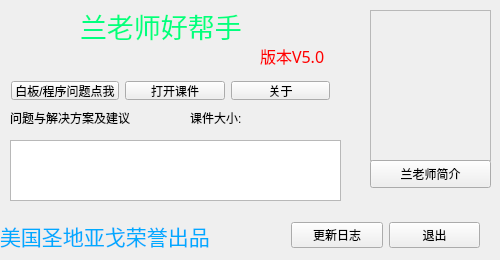
<?xml version="1.0" encoding="UTF-8"?>
<ui version="4.0">
 <class>MainWindow</class>
 <widget class="QMainWindow" name="MainWindow">
  <property name="geometry">
   <rect>
    <x>0</x>
    <y>0</y>
    <width>500</width>
    <height>260</height>
   </rect>
  </property>
  <property name="windowTitle">
   <string>兰老师好帮手</string>
  </property>
  <property name="windowIcon">
   <iconset resource="pic.qrc">
    <normaloff>:/new/prefix1/001.ico</normaloff>:/new/prefix1/001.ico</iconset>
  </property>
  <widget class="QWidget" name="centralWidget">
   <widget class="QLabel" name="label">
    <property name="geometry">
     <rect>
      <x>0</x>
      <y>210</y>
      <width>281</width>
      <height>51</height>
     </rect>
    </property>
    <property name="palette">
     <palette>
      <active>
       <colorrole role="WindowText">
        <brush brushstyle="SolidPattern">
         <color alpha="255">
          <red>0</red>
          <green>170</green>
          <blue>255</blue>
         </color>
        </brush>
       </colorrole>
       <colorrole role="Text">
        <brush brushstyle="SolidPattern">
         <color alpha="255">
          <red>0</red>
          <green>0</green>
          <blue>0</blue>
         </color>
        </brush>
       </colorrole>
       <colorrole role="PlaceholderText">
        <brush brushstyle="SolidPattern">
         <color alpha="128">
          <red>0</red>
          <green>0</green>
          <blue>0</blue>
         </color>
        </brush>
       </colorrole>
      </active>
      <inactive>
       <colorrole role="WindowText">
        <brush brushstyle="SolidPattern">
         <color alpha="255">
          <red>0</red>
          <green>170</green>
          <blue>255</blue>
         </color>
        </brush>
       </colorrole>
       <colorrole role="Text">
        <brush brushstyle="SolidPattern">
         <color alpha="255">
          <red>0</red>
          <green>0</green>
          <blue>0</blue>
         </color>
        </brush>
       </colorrole>
       <colorrole role="PlaceholderText">
        <brush brushstyle="SolidPattern">
         <color alpha="128">
          <red>0</red>
          <green>0</green>
          <blue>0</blue>
         </color>
        </brush>
       </colorrole>
      </inactive>
      <disabled>
       <colorrole role="WindowText">
        <brush brushstyle="SolidPattern">
         <color alpha="255">
          <red>120</red>
          <green>120</green>
          <blue>120</blue>
         </color>
        </brush>
       </colorrole>
       <colorrole role="Text">
        <brush brushstyle="SolidPattern">
         <color alpha="255">
          <red>120</red>
          <green>120</green>
          <blue>120</blue>
         </color>
        </brush>
       </colorrole>
       <colorrole role="PlaceholderText">
        <brush brushstyle="SolidPattern">
         <color alpha="128">
          <red>0</red>
          <green>0</green>
          <blue>0</blue>
         </color>
        </brush>
       </colorrole>
      </disabled>
     </palette>
    </property>
    <property name="font">
     <font>
      <family>宋体</family>
      <pointsize>16</pointsize>
     </font>
    </property>
    <property name="text">
     <string>美国圣地亚戈荣誉出品</string>
    </property>
   </widget>
   <widget class="QWidget" name="horizontalLayoutWidget">
    <property name="geometry">
     <rect>
      <x>280</x>
      <y>210</y>
      <width>211</width>
      <height>51</height>
     </rect>
    </property>
    <layout class="QHBoxLayout" name="horizontalLayout">
     <item>
      <widget class="QPushButton" name="Update">
       <property name="text">
        <string>更新日志</string>
       </property>
      </widget>
     </item>
     <item>
      <widget class="QPushButton" name="Exit">
       <property name="text">
        <string>退出</string>
       </property>
      </widget>
     </item>
    </layout>
   </widget>
   <widget class="QLabel" name="label_2">
    <property name="geometry">
     <rect>
      <x>80</x>
      <y>10</y>
      <width>201</width>
      <height>31</height>
     </rect>
    </property>
    <property name="palette">
     <palette>
      <active>
       <colorrole role="WindowText">
        <brush brushstyle="SolidPattern">
         <color alpha="255">
          <red>0</red>
          <green>255</green>
          <blue>127</blue>
         </color>
        </brush>
       </colorrole>
      </active>
      <inactive>
       <colorrole role="WindowText">
        <brush brushstyle="SolidPattern">
         <color alpha="255">
          <red>0</red>
          <green>255</green>
          <blue>127</blue>
         </color>
        </brush>
       </colorrole>
      </inactive>
      <disabled>
       <colorrole role="WindowText">
        <brush brushstyle="SolidPattern">
         <color alpha="255">
          <red>120</red>
          <green>120</green>
          <blue>120</blue>
         </color>
        </brush>
       </colorrole>
      </disabled>
     </palette>
    </property>
    <property name="font">
     <font>
      <family>宋体</family>
      <pointsize>20</pointsize>
     </font>
    </property>
    <property name="text">
     <string>兰老师好帮手</string>
    </property>
   </widget>
   <widget class="QLabel" name="label_3">
    <property name="geometry">
     <rect>
      <x>260</x>
      <y>40</y>
      <width>91</width>
      <height>31</height>
     </rect>
    </property>
    <property name="palette">
     <palette>
      <active>
       <colorrole role="WindowText">
        <brush brushstyle="SolidPattern">
         <color alpha="255">
          <red>255</red>
          <green>0</green>
          <blue>0</blue>
         </color>
        </brush>
       </colorrole>
      </active>
      <inactive>
       <colorrole role="WindowText">
        <brush brushstyle="SolidPattern">
         <color alpha="255">
          <red>255</red>
          <green>0</green>
          <blue>0</blue>
         </color>
        </brush>
       </colorrole>
      </inactive>
      <disabled>
       <colorrole role="WindowText">
        <brush brushstyle="SolidPattern">
         <color alpha="255">
          <red>120</red>
          <green>120</green>
          <blue>120</blue>
         </color>
        </brush>
       </colorrole>
      </disabled>
     </palette>
    </property>
    <property name="font">
     <font>
      <family>宋体</family>
      <pointsize>12</pointsize>
     </font>
    </property>
    <property name="text">
     <string>版本V5.0</string>
    </property>
   </widget>
   <widget class="QWidget" name="horizontalLayoutWidget_2">
    <property name="geometry">
     <rect>
      <x>0</x>
      <y>70</y>
      <width>341</width>
      <height>41</height>
     </rect>
    </property>
    <layout class="QHBoxLayout" name="horizontalLayout_2">
     <item>
      <widget class="QPushButton" name="Check">
       <property name="text">
        <string>白板/程序问题点我</string>
       </property>
      </widget>
     </item>
     <item>
      <widget class="QPushButton" name="OpenSource">
       <property name="text">
        <string>打开课件</string>
       </property>
      </widget>
     </item>
     <item>
      <widget class="QPushButton" name="About">
       <property name="text">
        <string>关于</string>
       </property>
      </widget>
     </item>
    </layout>
   </widget>
   <widget class="QFrame" name="frame">
    <property name="geometry">
     <rect>
      <x>370</x>
      <y>10</y>
      <width>121</width>
      <height>151</height>
     </rect>
    </property>
    <property name="styleSheet">
     <string notr="true">image: url(:/new/prefix1/lj1.jpg);</string>
    </property>
    <property name="frameShape">
     <enum>QFrame::StyledPanel</enum>
    </property>
    <property name="frameShadow">
     <enum>QFrame::Raised</enum>
    </property>
   </widget>
   <widget class="QPushButton" name="AboutLan">
    <property name="geometry">
     <rect>
      <x>370</x>
      <y>160</y>
      <width>121</width>
      <height>28</height>
     </rect>
    </property>
    <property name="text">
     <string>兰老师简介</string>
    </property>
   </widget>
   <widget class="QTextEdit" name="Solution">
    <property name="geometry">
     <rect>
      <x>10</x>
      <y>140</y>
      <width>331</width>
      <height>61</height>
     </rect>
    </property>
    <property name="readOnly">
     <bool>true</bool>
    </property>
   </widget>
   <widget class="QLabel" name="label_4">
    <property name="geometry">
     <rect>
      <x>10</x>
      <y>110</y>
      <width>161</width>
      <height>16</height>
     </rect>
    </property>
    <property name="text">
     <string>问题与解决方案及建议</string>
    </property>
   </widget>
   <widget class="QLabel" name="SourceSize">
    <property name="geometry">
     <rect>
      <x>190</x>
      <y>110</y>
      <width>151</width>
      <height>16</height>
     </rect>
    </property>
    <property name="text">
     <string>课件大小:</string>
    </property>
   </widget>
  </widget>
 </widget>
 <layoutdefault spacing="6" margin="11"/>
 <resources>
  <include location="pic.qrc"/>
 </resources>
 <connections>
  <connection>
   <sender>Exit</sender>
   <signal>clicked()</signal>
   <receiver>MainWindow</receiver>
   <slot>close()</slot>
   <hints>
    <hint type="sourcelabel">
     <x>462</x>
     <y>247</y>
    </hint>
    <hint type="destinationlabel">
     <x>472</x>
     <y>270</y>
    </hint>
   </hints>
  </connection>
 </connections>
</ui>
